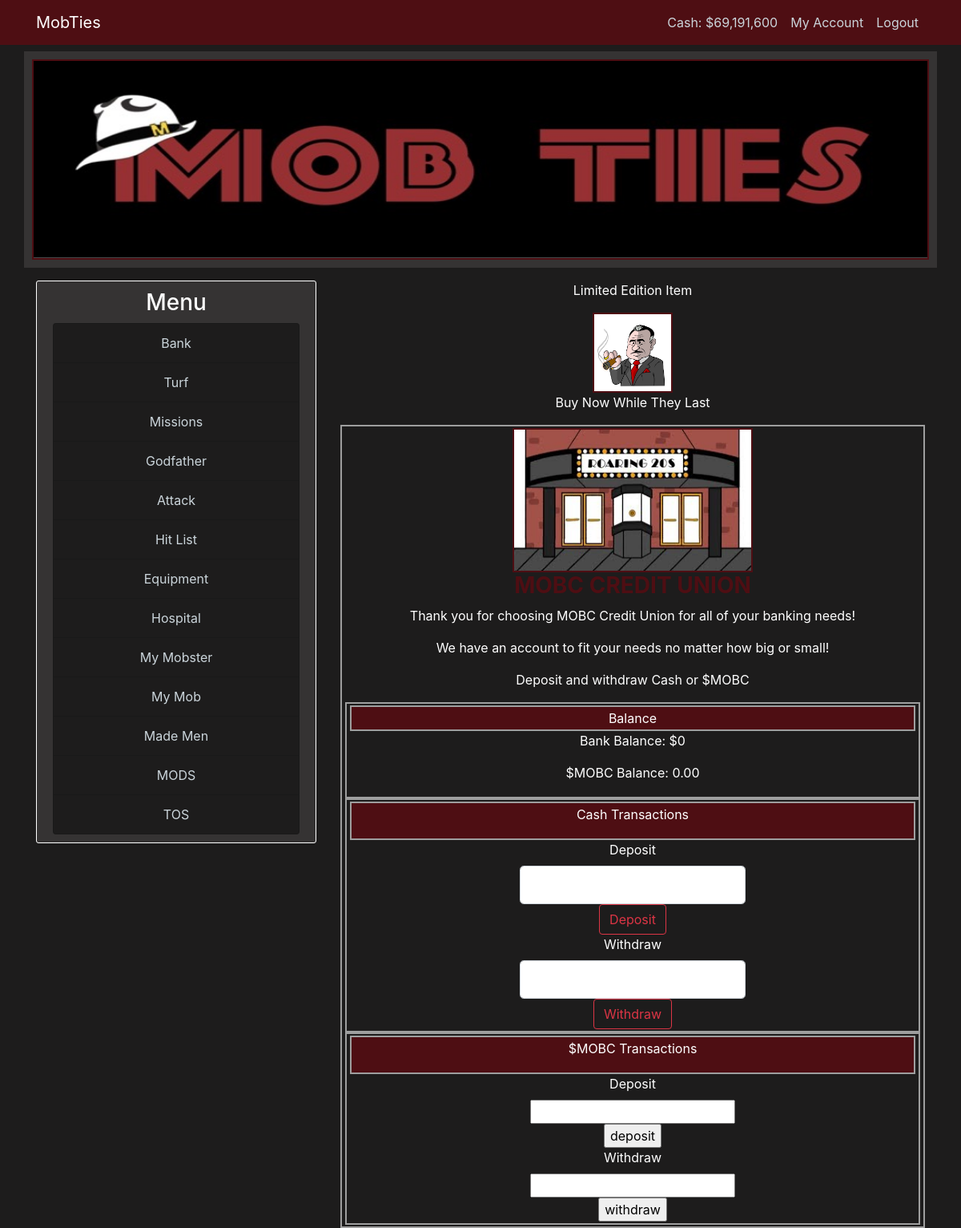
Before: /bank (signed in) with the older database file.
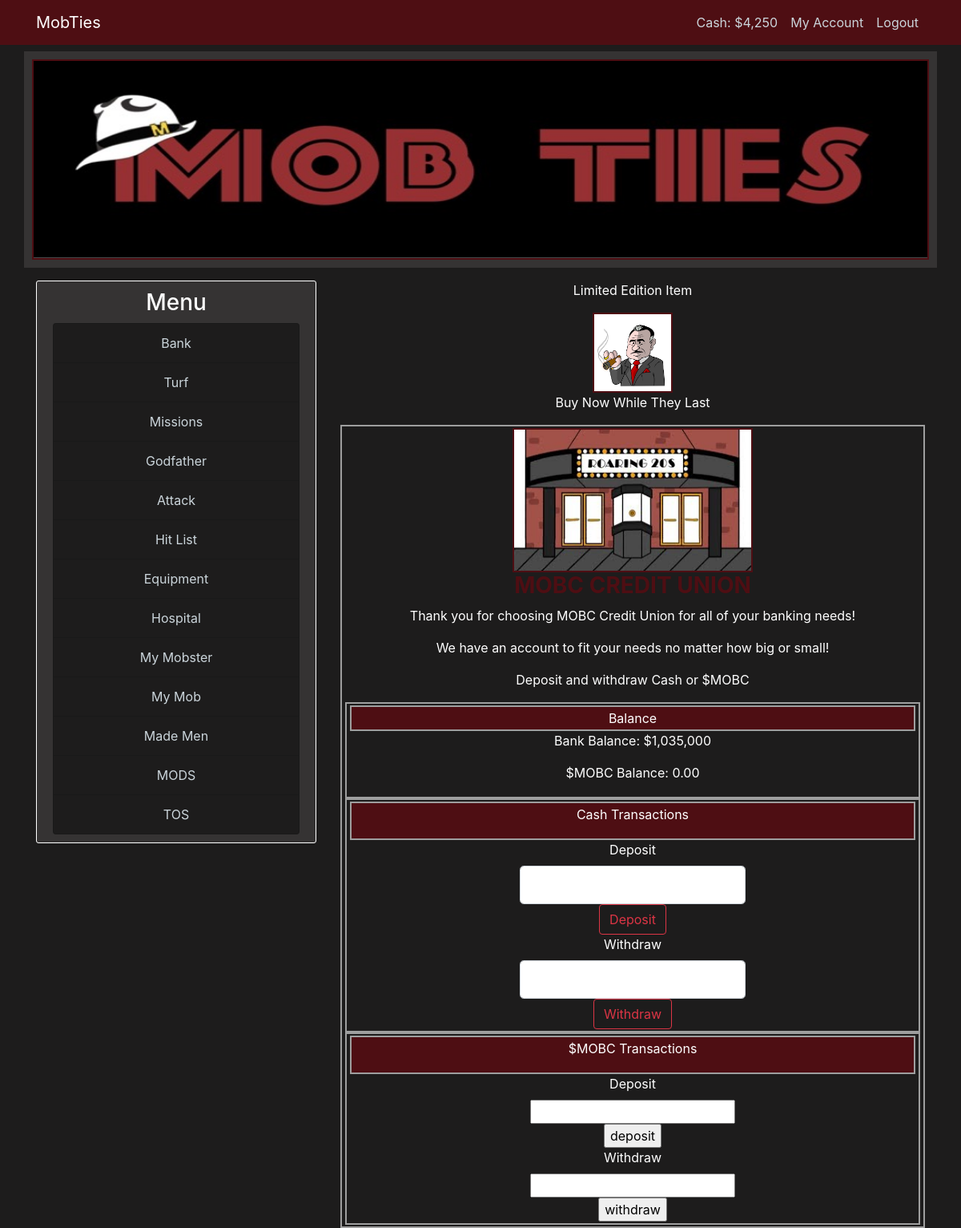
After: the same page with the newer database file.
### mobster/models.py (models this page shows, shortened)
class User(db.Model, UserMixin):
    id = db.Column(db.Integer, primary_key=True)
    username = db.Column(db.String(22), unique=True, nullable=False)
    email = db.Column(db.String(120), unique=True, nullable=False)
    image_file = db.Column(db.String(20), nullable=False, default='default.jpg')
    password = db.Column(db.String(60), nullable=False)
    cash_on_hand = db.Column(db.Integer, default=0)
    cash_in_bank = db.Column(db.Integer, default=0)
    posts = db.relationship('Post', backref='author', lazy=True)
    items = db.relationship('User_Items', lazy=True)
    turf = db.relationship('User_Turf', lazy=True)
    stats = db.relationship('User_Stats', uselist=False)

### mobster/routes.py (the view, shortened to what this page needs)
@app.route("/bank", methods=['GET', 'POST'])
@login_required
def bank():
    user = User.query.filter_by(username=current_user.username).first()
    deposit_form = BankDepositForm()
    withdraw_form = BankWithdrawForm()
    return render_template('game_templates/bank.html', title='Bank', deposit_form=deposit_form, withdraw_form=withdraw_form)

### mobster/forms.py (shortened to what this page needs)
class BankDepositForm(FlaskForm):
    deposit = IntegerField('Deposit', validators=[NumberRange(min=1)])
    deposit_submit = SubmitField('Deposit')

class BankWithdrawForm(FlaskForm):
    withdraw = IntegerField('Withdraw', validators=[NumberRange(min=0)])
    withdraw_submit = SubmitField('Withdraw')

### mobster/models.py (called while the page is built)
@login_manager.user_loader
def load_user(user_id):
    return User.query.get(int(user_id))

### mobster/templates/game_templates/bank.html (shortened to what this page needs)
{% extends "layout.html" %}
{% block body %}
    <div class="page-container">
	<div class="page-title">
	    <img src="{{ url_for('static',filename='images/bank.jpg') }}" alt="bank.jpg" width="300" height="180">
	    <h3><b>MOBC CREDIT UNION</b></h3>
	    <p>Thank you for choosing MOBC Credit Union for all of your banking needs!</p>
            <p>We have an account to fit your needs no matter how big or small!</p>
            <p> Deposit and withdraw Cash or $MOBC</p>
	</div>
	<div class="page-container">
	    <div class="page-container-head">
		Balance
	    </div>
	    <div class="page-container-body">
			<p>Bank Balance: ${{ '{:,}'.format(current_user.cash_in_bank) }}</p>
            <p>$MOBC Balance: {{ '{:,.2f}'.format(0) }}</p>
	    </div>
	</div>
	<div class="page-container">
	    <div class="page-container-head">
            <p>Cash Transactions</p>
	    </div>
	    <div class="page-container-body">
	        <form method=POST action="#">
				{{ deposit_form.deposit.label(class="form-control-label") }}
				{% if deposit_form.deposit.errors %}
					{{ deposit_form.deposit(class="form-control form-control-lg is-invalid") }}
					<div class="invalid-feedback">
						{% for error in deposit_form.deposit.errors %}
							<span>{{ error }}</span>
						{% endfor %}
					</div>
				{% else %}
					{{ deposit_form.deposit(class="form-control form-control-lg page-container-form", autocomplete="off") }}
				{% endif%}
				{{ deposit_form.deposit_submit(class="btn btn-outline-danger") }}
			</form>
			<form method=POST action="#">
				{{ withdraw_form.withdraw.label(class="form-control-label") }}
				{% if withdraw_form.withdraw.errors %}
					{{ withdraw_form.withdraw(class="form-control form-control-lg is-invalid") }}
					<div class="invalid-feedback">
						{% for error in withdraw_form.withdraw.errors %}
							<span>{{ error }}</span>
						{% endfor %}
					</div>
				{% else %}
					{{ withdraw_form.withdraw(class="form-control form-control-lg page-container-form", autocomplete="off") }}
				{% endif%}
				{{ withdraw_form.withdraw_submit(class="btn btn-outline-danger") }}
			</form>
	    </div>
	</div>
	<div class="page-container">
	    <div class="page-container-head">
		<p>$MOBC Transactions</p>
	    </div>
	    <div class="page-container-body">
		<form action="#">
	            <label for="deposit">Deposit</label><br>
		    <input type="text" name="deposit"><br>
		    <input type="submit" value="deposit">
		</form>
		<form action="#">
		    <label for="withdraw">Withdraw</label><br>
		    <input type="text" name="withdraw"><br>
		    <input type="submit" value="withdraw">
		</form>
	    </div>
        </div>
    </div>
{% endblock %}

### mobster/templates/layout.html (shortened to what the changed rows need)
<!DOCTYPE html>
<html>
	<head>
        <link rel="stylesheet" href="https://stackpath.bootstrapcdn.com/bootstrap/4.3.1/css/bootstrap.min.css">
		<link rel="stylesheet" type="text/css" href="{{ url_for('static', filename='main.css') }}">
	</head>
	<body>
        <header class="site-header">
            <nav class="navbar navbar-expand-md navbar-dark bg-dark-red fixed-top">
                <div class="container">
                    <div class="collapse navbar-collapse" id="navbarToggle">
                        <div class="navbar-nav">
                            {% if current_user.is_authenticated %}
                                <a class="nav-item nav-link" href="{{ url_for('bank') }}">Cash: ${{ '{:,}'.format(current_user.cash_on_hand) }}</a>
                                <a class="nav-item nav-link" href="{{ url_for('account') }}">My Account</a>
                                <a class="nav-item nav-link" href="{{ url_for('logout') }}">Logout</a>
                            {% else %}
                                <a class="nav-item nav-link" href="{{ url_for('login') }}">Login</a>
                                <a class="nav-item nav-link" href="{{ url_for('register') }}">Register</a>
                            {% endif %}
                        </div>
                    </div>
                </div>
            </nav>
        </header>
        <main role="main" class="container">
            <div class="row">
                <div class="col-md-8">
                    {% block body %}{% endblock %}
                </div>
	</body>
</html>

Changed rows visible on the page:
changed User: cash_on_hand "69,191,600" → "4,250"; cash_in_bank "0" → "1,035,000"
